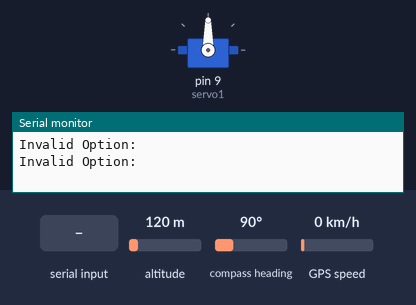
Bench run of a sketch on a simulated Arduino Uno, built with avr-gcc and run on an emulated ATmega328P. On the bench: servo, the last lines printed to the serial monitor. The test bench sets the inputs (shaded band); at power-on: altitude 120 m, compass heading 90°, GPS speed 0 km/h. The GPS gets a fix after 3 s at 37.7749, -122.4194 with 8 satellites.

Above: at 2.2 s.
2.3 s: "A,45\n" received over Serial
At 2.7 s:
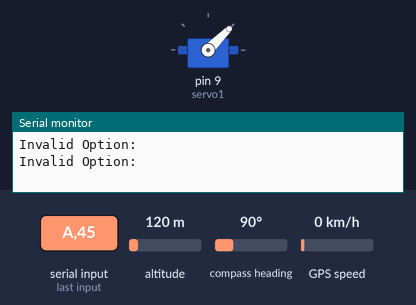
3.8 s: "A\n" received over Serial
At 5.0 s:
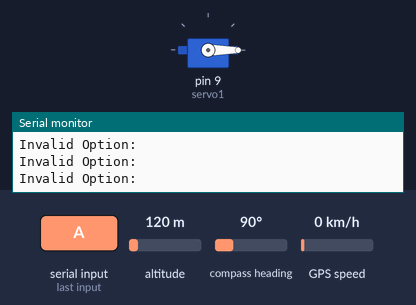
Timing chart, 0 to 6.8 s (numbered marks = the images above; inputs shaded):
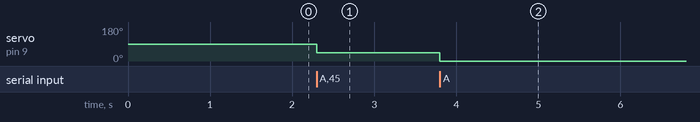

The sketch:

ArduinoCode.ino
```cpp
#include <PWMServo.h>

/*
Directly control a servo.
 */
#include <stdlib.h>


#include <Adafruit_GPS.h>
#include <SoftwareSerial.h>


SoftwareSerial mySerial(8, 7);

Adafruit_GPS GPS(&mySerial);


PWMServo servo1;

// this keeps track of whether we're using the interrupt
// off by default!
boolean usingInterrupt = false;
//void useInterrupt(boolean); // Func prototype keeps Arduino 0023 happy

// Set GPSECHO to 'false' to turn off echoing the GPS data to the Serial console
// Set to 'true' if you want to debug and listen to the raw GPS sentences.
#define GPSECHO  false

#define DEBUG false

//Servo servo2;

void setup()
{
  Serial.begin(115200);


 // 9600 NMEA is the default baud rate for Adafruit MTK GPS's- some use 4800
  GPS.begin(9600);
  if(DEBUG){
    Serial.println("Adafruit GPS library basic test!");
  }

  // uncomment this line to turn on RMC (recommended minimum) and GGA (fix data) including altitude
  GPS.sendCommand(PMTK_SET_NMEA_OUTPUT_RMCGGA);
  // uncomment this line to turn on only the "minimum recommended" data
  //GPS.sendCommand(PMTK_SET_NMEA_OUTPUT_RMCONLY);
  // For parsing data, we don't suggest using anything but either RMC only or RMC+GGA since
  // the parser doesn't care about other sentences at this time

  // Set the update rate
  GPS.sendCommand(PMTK_SET_NMEA_UPDATE_1HZ);   // 1 Hz update rate
  // For the parsing code to work nicely and have time to sort thru the data, and
  // print it out we don't suggest using anything higher than 1 Hz

  // Request updates on antenna status, comment out to keep quiet
  GPS.sendCommand(PGCMD_ANTENNA);

  // the nice thing about this code is you can have a timer0 interrupt go off
  // every 1 millisecond, and read data from the GPS for you. that makes the
  // loop code a heck of a lot easier!
  useInterrupt(false);


  servo1.attach(9); // Attach to servo in pin 5
//  servo2.attach(6); // Attach to servo in pin 6
  servo1.write(90); // Set it dead on.
//  servo2.write(180); //Just so I know who's who
  while (! Serial); // Wait untilSerial is ready - Leonardo

  if(DEBUG){
    Serial.println("Enter Degree between 0 and 180");
  }

  delay(1000);
  // Ask for firmware version
  mySerial.println(PMTK_Q_RELEASE);
}


void useInterrupt(boolean v) {
  if (v) {
    // Timer0 is already used for millis() - we'll just interrupt somewhere
    // in the middle and call the "Compare A" function above
    OCR0A = 0xAF;
    TIMSK0 |= _BV(OCIE0A);
    usingInterrupt = true;
  } else {
    // do not call the interrupt function COMPA anymore
    TIMSK0 &= ~_BV(OCIE0A);
    usingInterrupt = false;
  }
}

uint32_t timer = millis();
void loop()
{
// Serial.println("InLoop");

  // in case you are not using the interrupt above, you'll
  // need to 'hand query' the GPS, not suggested :(
  if (! usingInterrupt) {
    // read data from the GPS in the 'main loop'
    char c = GPS.read();
    // if you want to debug, this is a good time to do it!
    if (GPSECHO)
      if (c) Serial.print(c);
  }

  // if a sentence is received, we can check the checksum, parse it...
  if (GPS.newNMEAreceived()) {
    // a tricky thing here is if we print the NMEA sentence, or data
    // we end up not listening and catching other sentences!
    // so be very wary if using OUTPUT_ALLDATA and trytng to print out data
    //Serial.println(GPS.lastNMEA());   // this also sets the newNMEAreceived() flag to false

    if (!GPS.parse(GPS.lastNMEA()))   // this also sets the newNMEAreceived() flag to false
      return;  // we can fail to parse a sentence in which case we should just wait for another
  }

  if (Serial.available())
  {
  // if millis() or timer wraps around, we'll just reset it
  // if (timer > millis())  timer = millis();

      int inOption = Serial.read();
      int angle = 0;

      if(inOption == 'A'){
        servo1.write(ReadNumbers());
        delay(15); // Wait for the servo to get there.
      }

      else if (inOption == 'B'){
        Serial.println((int)GPS.fix);
        ReadNumbers();
      }

      else if( inOption == 'C'){
        getLocation();
        ReadNumbers();
      }
      else{
        Serial.println("Invalid Option: ");
      }
  }

  if (DEBUG){
    // if millis() or timer wraps around, we'll just reset it
  if (timer > millis())  timer = millis();

  // approximately every 2 seconds or so, print out the current stats
  if (millis() - timer > 2000) {
    timer = millis(); // reset the timer

    Serial.print("\nTime: ");
    Serial.print(GPS.hour, DEC); Serial.print(':');
    Serial.print(GPS.minute, DEC); Serial.print(':');
    Serial.print(GPS.seconds, DEC); Serial.print('.');
    Serial.println(GPS.milliseconds);
    Serial.print("Date: ");
    Serial.print(GPS.day, DEC); Serial.print('/');
    Serial.print(GPS.month, DEC); Serial.print("/20");
    Serial.println(GPS.year, DEC);
    Serial.print("Fix: "); Serial.print((int)GPS.fix);
    Serial.print(" quality: "); Serial.println((int)GPS.fixquality);
    if (GPS.fix) {
      Serial.print("Location: ");
      Serial.print(GPS.latitude, 4); Serial.print(GPS.lat);
      Serial.print(", ");
      Serial.print(GPS.longitude, 4); Serial.println(GPS.lon);

      Serial.print("Speed (knots): "); Serial.println(GPS.speed);
      Serial.print("Angle: "); Serial.println(GPS.angle);
      Serial.print("Altitude: "); Serial.println(GPS.altitude);
      Serial.print("Satellites: "); Serial.println((int)GPS.satellites);
    }
  }
  }
}

int ReadNumbers(){
  String inString = "";
  int angle;
  int inChar;
  while(inChar = Serial.read()){
  //  int inChar = Serial.read();
    if (isDigit(inChar)) {
      // convert the incoming byte to a char
      // and add it to the string:
      inString += (char)inChar;
    }
    // if you get a newline, print the string,
    // then the string's value:
    if (inChar == '\n') {
  /*    Serial.print("Value:");
      Serial.println(inString.toInt());
      Serial.print("String: ");
      Serial.println(inString);
      // Return the string for new input: */
      angle =  inString.toInt();
     /* servo1.write(angle);
      Serial.print("Moved to degree: ");
      Serial.println(angle); */
      inString = "";
      break;
    }
  }
  return angle;
}

int getLocation()
{
  if (GPS.fix) {

    // South is negative
    if(GPS.lat == 'S')
    {
      Serial.print("-");
    }
    Serial.print(GPS.latitude, 4);
    Serial.print(",");

    // West is negative
    if(GPS.lon == 'W')
    {
      Serial.print("-");
    }
    Serial.print(GPS.longitude, 4);
    Serial.println();
  }
  else{
   Serial.println("FALSE");
  }
}
```

Measured:
- after the input at 2.3 s, servo on pin 9 (servo1): 90° → 45° at once
- after the input at 3.8 s, servo on pin 9 (servo1): 45° → 0° at once
